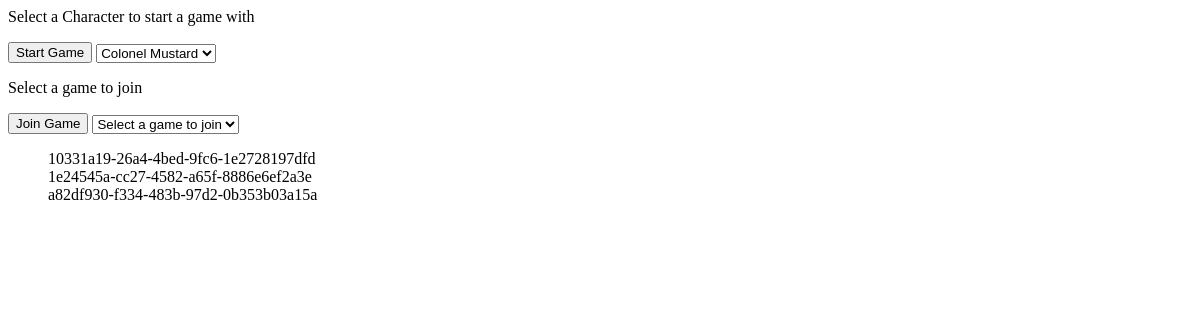
Before: / with the older database file.
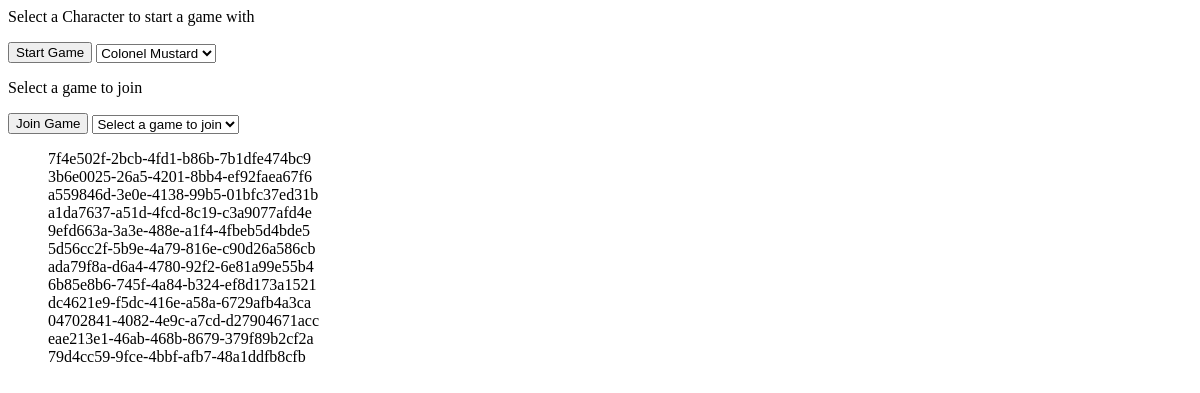
After: the same page with the newer database file.
### lobby/models.py (models this page shows, shortened)
class ActiveGames(models.Model):
    id = models.UUIDField(primary_key=True, default=uuid.uuid4, editable=False)
    num_of_players = models.BigIntegerField()
    solution_character = models.CharField(max_length=100)
    solution_room = models.CharField(max_length=100)
    solution_weapon = models.CharField(max_length=100)

### lobby/views.py (the view)
# urls.py: path("", views.index, name="index"),
def index(request):
    game_list = ActiveGames.objects.all()
    playerId = request.COOKIES.get('playerId')
    in_game = False
    try:
        Players.objects.get(id=playerId)
        in_game = True
    except:
        print("Player not in game")
    context = {
        "gameList": game_list,
        "inGame": in_game
    }
    response = render(request, "lobby/index.html", context)
    response['Cache-Control'] = 'no-cache, no-store, must-revalidate, max-age=0, proxy-revalidate'
    response['Pragma'] = "no-cache"
    response['Expires'] = "Wed, 11 Jan 1984 05:00:00 GMT"
    return response

### lobby/templates/lobby/index.html (shortened to what this page needs)
{% load static %}
<link  href="{% static 'lobby/css/style.css' %}" rel="stylesheet">
<div>
    <p >Select a Character to start a game with</p>
    <button class="startGameButton">Start Game</button>
    <select name="characters" id="characters" class="characters">
        <option value="Colonel Mustard">Colonel Mustard</option>
    </select>
    {% if inGame %}
        <p>Place current game player is in here</p>
    {% else %}
        <p>Select a game to join</p>
        <button class="joinGameButton">Join Game</button>
        <select name="characters" id="charactersJoin" class="characters">
            <option value="Select a game to join">Select a game to join</option>
        </select>
        <ul>
            {% for game in gameList %}
                <li class="game">{{game.id}}</li>
            {% endfor %}
        </ul>
    {% endif %}
</div>

### lobby/static/lobby/css/style.css (style rules this page uses)
.characters { display: inline-block; vertical-align: middle; }
ul { list-style-type: none; }
li { width: fit-content; }

Changed rows visible on the page:
removed ActiveGames: id "10331a19-26a4-4bed-9fc6-1e2728197dfd"
removed ActiveGames: id "1e24545a-cc27-4582-a65f-8886e6ef2a3e"
removed ActiveGames: id "a82df930-f334-483b-97d2-0b353b03a15a"
added ActiveGames: id "7f4e502f-2bcb-4fd1-b86b-7b1dfe474bc9"
added ActiveGames: id "3b6e0025-26a5-4201-8bb4-ef92faea67f6"
added ActiveGames: id "a559846d-3e0e-4138-99b5-01bfc37ed31b"
added ActiveGames: id "a1da7637-a51d-4fcd-8c19-c3a9077afd4e"
added ActiveGames: id "9efd663a-3a3e-488e-a1f4-4fbeb5d4bde5"
added ActiveGames: id "5d56cc2f-5b9e-4a79-816e-c90d26a586cb"
added ActiveGames: id "ada79f8a-d6a4-4780-92f2-6e81a99e55b4"
added ActiveGames: id "6b85e8b6-745f-4a84-b324-ef8d173a1521"
added ActiveGames: id "dc4621e9-f5dc-416e-a58a-6729afb4a3ca"
added ActiveGames: id "04702841-4082-4e9c-a7cd-d27904671acc"
added ActiveGames: id "eae213e1-46ab-468b-8679-379f89b2cf2a"
added ActiveGames: id "79d4cc59-9fce-4bbf-afb7-48a1ddfb8cfb"
